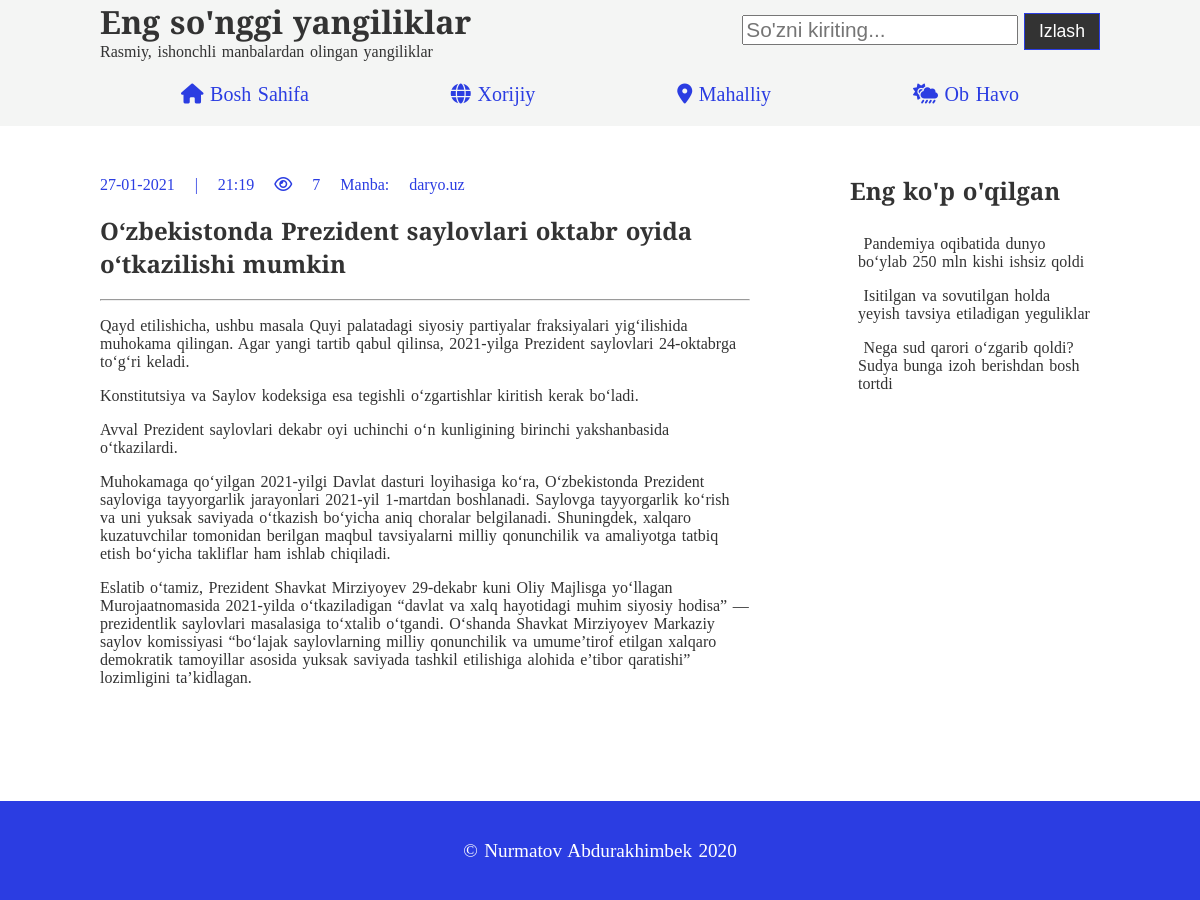
/1/, run on the app's committed database.
### xabar/models.py (models this page shows, shortened)
class Xabar(models.Model):
    XABAR_HOLATI = (
        ('qoralama', 'Qoralama'),
        ('chop etilgan', 'Chop etilgan')
    )
    TOIFA =(
        ('ichki', 'mahalliy'),
        ('tashqi', 'xorijiy')
    )
    mavzu = models.CharField(max_length=255)
    matn = models.TextField()
    elon_vaqti = models.DateTimeField(default=timezone.now)
    yaratilgan_vaqti = models.DateTimeField(auto_now_add=True)
    yangilangan_vaqti = models.DateTimeField(auto_now=True)
    link_matn = models.SlugField(unique_for_date='elon_vaqti', max_length=255)
    muallif = models.ForeignKey(User, on_delete=models.CASCADE)
    holati = models.CharField(choices=XABAR_HOLATI, default='qoralama', max_length=255)
    korildi = models.IntegerField(default=0)
    image_url = models.CharField(max_length=255)
    toifa = models.CharField(max_length=255, choices=TOIFA)
    objects = models.Manager()
    elon_qilingan = ElonManager()
    class Meta:
        ordering = ['-yaratilgan_vaqti']
        verbose_name = 'Xabarlar'

### xabar/views.py (the view)
# urls.py: path('<xabar_id>/', views.info, name="info"),
def info(request, xabar_id):
    xabar = Xabar.objects.get(id=xabar_id)
    xabar.korildi = xabar.korildi + 1
    xabar.save()
    context = {'xabar': xabar,}
    return render(request, 'xabar/info.html', context)

### xabar/templatetags/xabar_tags.py (called while the page is built)
@register.simple_tag(name="kop_oqilgan")
def eng_kop_oqilgan():
    oqilgan_list = Xabar.objects.all().order_by('-korildi')[:4]
    return oqilgan_list

### xabar/templates/xabar/info.html (shortened to what this page needs)
{% extends 'asos.html' %}
{% block content %}
<div class="main-box">
    <div class="large-box no-border">
        <p
            class="date">{{xabar.yangilangan_vaqti|date:'d-m-Y | H:i'}}    <i class="far fa-eye"></i> {{xabar.korildi}}    Manba: {{xabar.muallif}}</p>
        <h2>{{xabar.mavzu}}</h2>
        <hr>
        <p>{{xabar.matn|linebreaks}}</p>
    </div>
</div>
{% endblock content %}

### xabar/templates/asos.html (shortened to what this page needs)
{% load static %}
{% load xabar_tags %}
<!DOCTYPE html>
<html lang="en">
<head>
    <link rel="stylesheet" href="{% static 'css/style.css' %}">
</head>
<body>
    <header>
        <nav class="navbar">
            <div class="name-search">
                <div>
                    <h1>Eng so'nggi yangiliklar</h1>
                    <p>Rasmiy, ishonchli manbalardan olingan yangiliklar</p>
                </div>
                <form action="{% url 'xabar:bosh_sahifa' %}">
                    <input type="text" name="soz" placeholder="So'zni kiriting...">
                    <button class="btn" id="izlash" value="izlash">Izlash</button>
                </form>
            </div>
            {% with xorijiy='tashqi' mahalliy='ichki' %}
            <ul>
                <li class="nav-link"><a href="{% url 'xabar:bosh_sahifa' %}"><i class="fas fa-home"></i> Bosh sahifa</a>
                </li>
                <li class="nav-link"><a href="{% url 'xabar:toifa' xorijiy %}"><i class="fas fa-globe"></i> Xorijiy</a>
                </li>
                <li class="nav-link"><a href="{% url 'xabar:toifa' mahalliy %}"><i class="fas fa-map-marker-alt"></i>
                        Mahalliy</a></li>
                <li class="nav-link"><a href="{% url 'xabar:ob-havo' %}"><i class="fas fa-cloud-sun-rain"></i> Ob
                        havo</a></li>
            </ul>
            {% endwith %}
        </nav>
    </header>
    <div class="container">
        <div class="content">
            {% block content %}
            {% endblock content %}
            <div class="aside-boxes">
                <div class="aside box2">
                    <h2>Eng ko'p o'qilgan</h2>
                    <ul class="aside-list">
                        {% kop_oqilgan as xabarlar %}
                        {% for yangilik in xabarlar%}
                        {% if yangilik.id == xabar.id %}
                        {% else %}
                        <li>
                            <a class="offer_links" href="{% url 'xabar:info' yangilik.id %}">{{yangilik.mavzu}}</a>
                        </li>
                        {% endif %}
                        {% empty %}
                        Hozircha yangiliklar yo'q
                        {% endfor %}
                    </ul>
                </div>
            </div>
        </div>
    </div>
    <footer>
        <div class="footer-content">
            <p>&COPY; Nurmatov Abdurakhimbek 2020</p>
        </div>
    </footer>
</body>
</html>

### static/css/style.css (style rules this page uses)
:root { --primary: #ddd; --dark: #333; --light: #fff; }
body { font-family: 'Arvo', serif; background: var(--light); word-spacing: 0.1rem; color:var(--dark); margin: 0; padding: 0; overflow-x: hidden; }
.container { max-width: 1000px; width: 95%; margin: 0 auto; margin-top: 1em; }
header { background:rgb(244, 245, 244); position: sticky; left: 0; top:0; }
.name-search { display:flex; justify-content: space-between; }
.name-search form { margin: 0.8em 0; }
.btn { padding: 0.4em 0.8em; background: var(--dark); color: var(--light); text-decoration: none; border: rgb(43, 61, 226) solid 1px; font-size: 1.1rem; }
.btn { cursor: pointer; }
.navbar { max-width: 1000px; width: 95%; margin: 0 auto; display: flex; flex-direction: column; justify-content: center; position: relative; }
.navbar input[type='text'] { font-size: 1.3rem; }
.navbar h1 { margin-top: 0; margin-bottom:0; font-size: 2rem }
.navbar p { margin-top: 0; margin-bottom: 0; font-size: 1rem; }
.navbar ul { box-sizing: border-box; display: flex; justify-content: space-around; list-style: none; font-size: 1.25rem; margin-bottom: 0.5em; margin-top: 0.5em; padding: 0.5em; box-sizing: border-box; }
.nav-link a { text-decoration: none; color:rgb(43, 61, 226); text-transform: capitalize; }
footer { margin-top: 50px; width: 100%; background-color: rgb(43, 61, 226); text-align: center; }
.footer-content { max-width: 1000px; width: 95%; margin: 0 auto; background-color: rgb(43, 61, 226); color: white; box-sizing: border-box; font-size: 1.2em; padding: 1em; }
.date { color:rgb(43, 61, 226); }
.main-box { width: 65%; }
.aside-boxes { width: 25%; }
.content { display: flex; justify-content: space-between; margin-bottom: 2em; }
.large-box { padding-bottom: 1em; margin-bottom: 2em; border-bottom: gray solid 2px; }
.large-box img+p { word-spacing: 1em; }
.no-border { border:0; }
.aside-list { padding: 0; list-style: none; }
.aside-list li { padding:0.5em; }
.aside-list a { text-decoration: none; color: var(--dark); }

### data on the page
Xabar: yangilangan_vaqti|H "27-01-2021 | 21:19", korildi "7", muallif "daryo.uz", mavzu "O‘zbekistonda Prezident saylovlari oktabr oyida o‘tkazilishi mumkin", matn "Qayd etilishicha, ushbu masala Quyi palatadagi siyosiy partiyalar fraksiyalari yig‘ilishida muhokama qilingan. Agar yangi tartib qabul qilinsa, 2021-yilga Prezident saylovlari 24-oktabrga to‘g‘ri keladi. Konstitutsiya va Saylov kodeksiga esa tegishli o‘zgartishlar kiritish kerak bo‘ladi. Avval Prezident saylovlari dekabr oyi uchinchi o‘n kunligining birinchi yakshanbasida o‘tkazilardi. Muhokamaga qo‘yilgan 2021-yilgi Davlat dasturi loyihasiga ko‘ra, O‘zbekistonda Prezident sayloviga tayyorgarlik jarayonlari 2021-yil 1-martdan boshlanadi. Saylovga tayyorgarlik ko‘rish va uni yuksak saviyada o‘tkazish bo‘yicha aniq choralar belgilanadi. Shuningdek, xalqaro kuzatuvchilar tomonidan berilgan…"
Xabar: mavzu "Pandemiya oqibatida dunyo bo‘ylab 250 mln kishi ishsiz qoldi"
Xabar: mavzu "Isitilgan va sovutilgan holda yeyish tavsiya etiladigan yeguliklar"
Xabar: mavzu "Nega sud qarori o‘zgarib qoldi? Sudya bunga izoh berishdan bosh tortdi"
